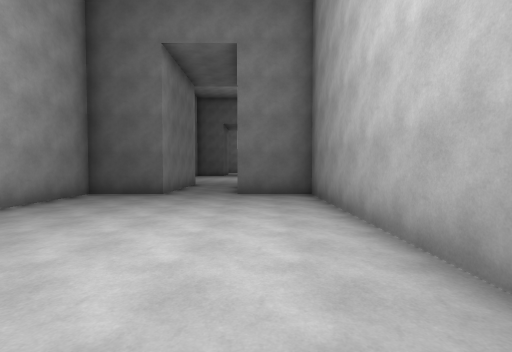
View 1 (above)

17 first-person views from a walk through a 3-D level made in the Unity game engine. The camera is 1.5 m above the floor, tilts 2° down and sees 85° across. The floor is counted in squares, 2 m on a side. Each view is taken from the middle of a square. On the plan, view 1 faces up. The plan holds only what a view shows up to about 10 squares ahead; the rest is blank.

View 2
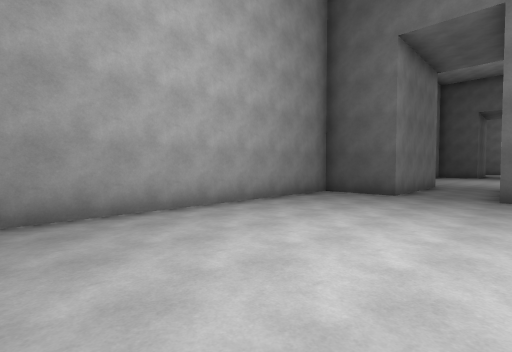

View 3
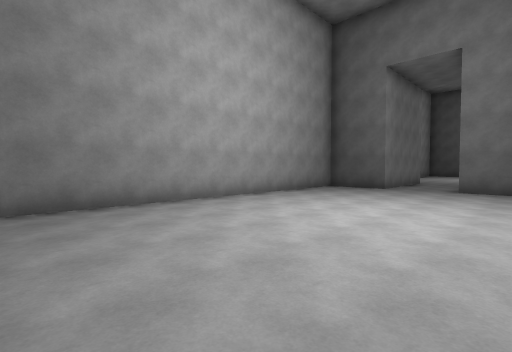

View 4
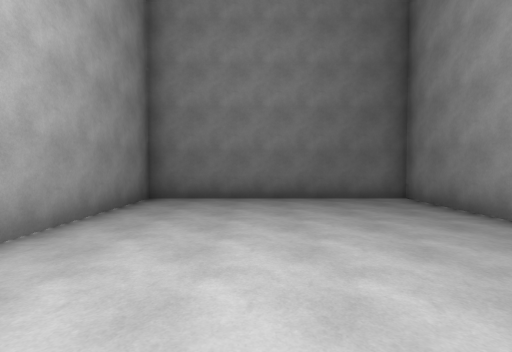

View 5
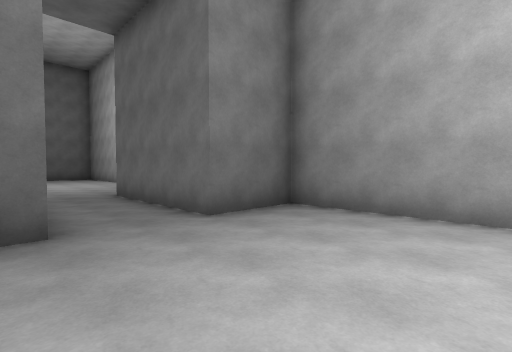

View 6
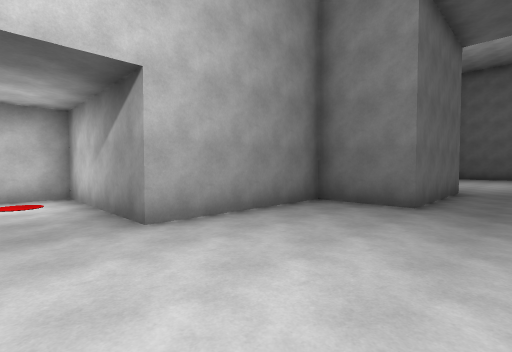

View 7
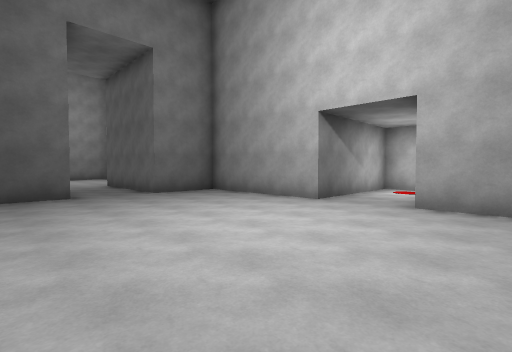

View 8
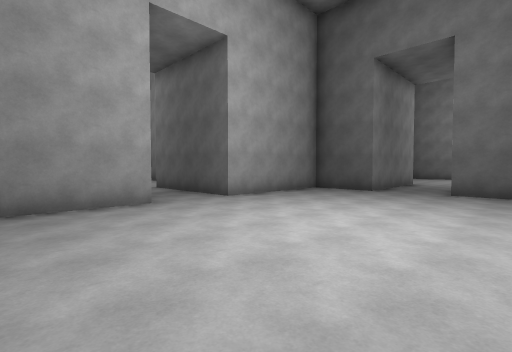

View 9
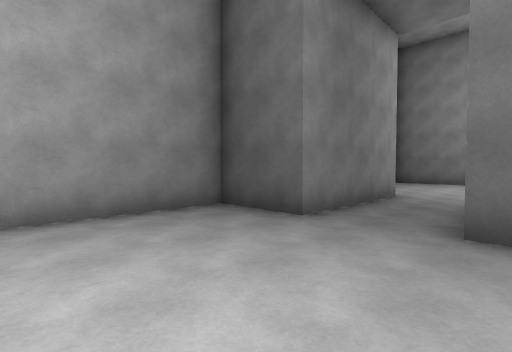

View 10
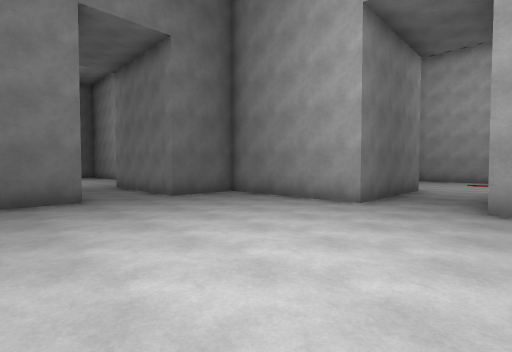

View 11
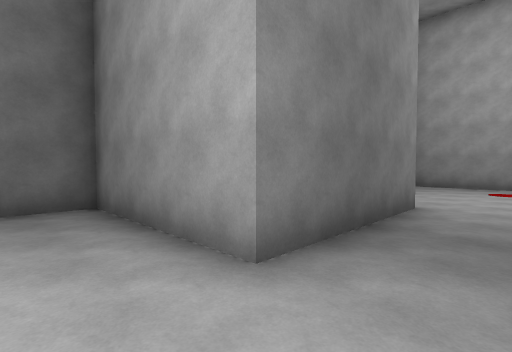

View 12
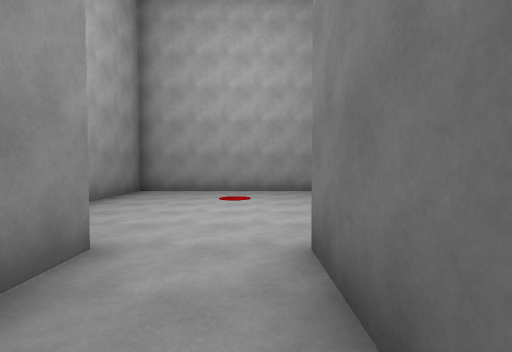

View 13
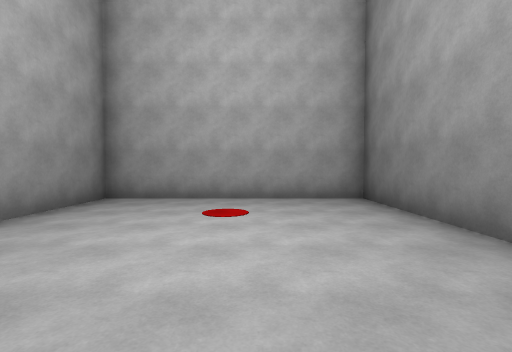

View 14
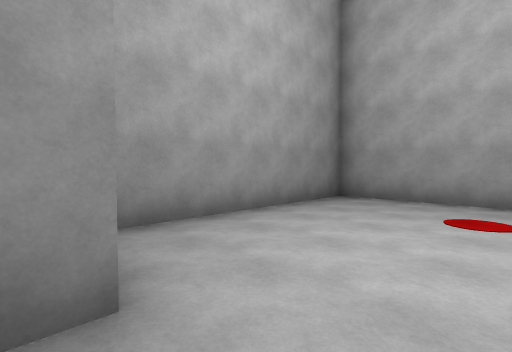

View 15
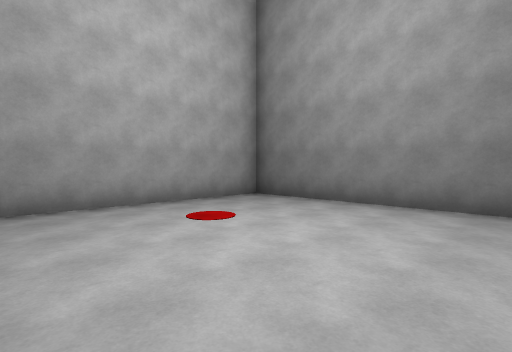

View 16
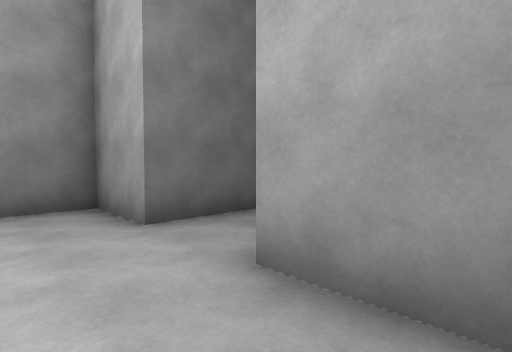

View 17
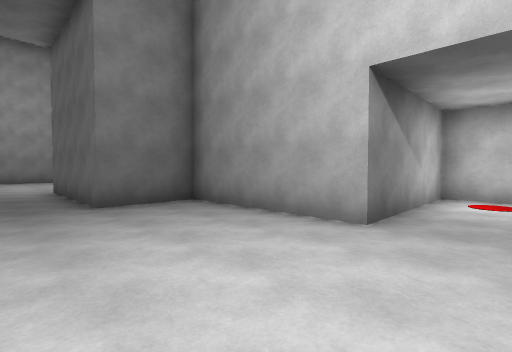

### Floor plan
Ten units are one square. View 1 is at (0, 0); x grows to the right and y downward. Boxes are objects, and circles mark ways between rooms. Rooms are numbered by the first view taken in them; rooms with no view inside come last. Other rooms are left out.
<svg viewBox="-150 -260 210 290">
<path fill="none" stroke="#000" d="M-25 -115 -25 -75 -45 -75 -45 25 15 25 15 -75 -5 -75 -5 -115M-45 -155 -45 -115 -25 -115M-5 -115 15 -115 15 -155 55 -155 55 -175 15 -175 15 -215 -5 -215 -5 -255M-25 -255 -25 -215 -45 -215 -45 -175M-85 -140 -85 -155 -45 -155M-45 -175 -85 -175 -85 -195 -145 -195 -145 -135 -91 -135"/>
<circle cx="-15" cy="-110" r="3" fill="#2a7"/>
<circle cx="-45" cy="-165" r="3" fill="#2a7"/>
<text x="-20" y="-30">1</text>
<text x="-10" y="-170">2</text>
<text x="-100" y="-160">3</text>
</svg>
Room 1 opens to room 2. Room 2 opens to room 3.

Where each view was taken, in squares from view 1:
view 1: 0 up, 0 right, facing up
view 2: 0 up, 0 right, facing up-left
view 3: 2 down, 1 right, facing up-left
view 4: 4 up, 1 left, facing down
view 5: 4 up, 3 left, facing up-right
view 6: 17 up, 2 left, facing down-right
view 7: 14 up, 4 left, facing up-right
view 8: 13 up, 1 right, facing up-left
view 9: 18 up, 0 right, facing up-left
view 10: 18 up, 1 right, facing down-left
view 11: 17 up, 3 left, facing down-left
view 12: 17 up, 6 left, facing left
view 13: 17 up, 8 left, facing left
view 14: 17 up, 8 left, facing down-left
view 15: 14 up, 9 left, facing up-left
view 16: 14 up, 10 left, facing up-right
view 17: 16 up, 2 left, facing up-right
